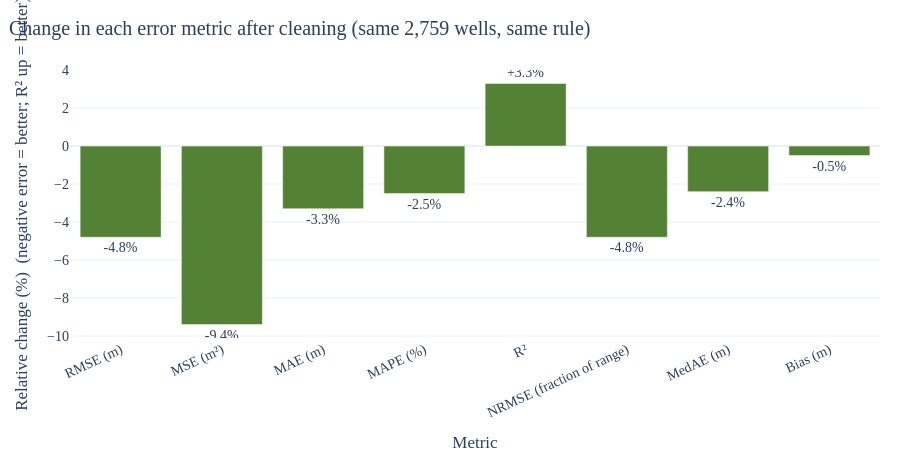

The code cell stored with this chart in its notebook:
### Markdown cell above
**Error metrics before vs after cleaning.** Preprocessing makes no predictions, so we score the *data*: a fixed past-only rule (predict each 2018-2022 reading with the same season one year earlier) is applied to the **raw** values and to the **cleaned** values of the same 2,759 wells. If cleaning improves the data, the same rule scores better. The authors' cleaning blanked 1,217 implausible raw readings and changed none; our own pipeline only adds flags.

### Code cell
cmp_ = pd.read_csv(ROOT / "reports" / "tables" / "error_metrics_comparison.csv")
cmp_ = cmp_[cmp_.comparison.str.startswith("A") & (cmp_.rule == "same season last year")].copy()
cmp_["metric"] = cmp_.metric.str.replace("�", "²").str.replace("R2", "R²")
cmp_["change_%"] = 100 * (cmp_.after - cmp_.before) / cmp_.before.abs()
display(cmp_[["metric", "before", "after", "change_%", "verdict"]].round(3).rename(columns={"before": "before (raw)", "after": "after (cleaned)"}))
fig = go.Figure(go.Bar(x=cmp_.metric, y=cmp_["change_%"].round(1), marker_color=[PAL["G"] if v == "better" else PAL["B"] for v in cmp_.verdict],
                       text=[f"{v:+.1f}%" for v in cmp_["change_%"]], textposition="outside"))
show(fig, "Change in each error metric after cleaning (same 2,759 wells, same rule)", "Metric", "Relative change (%)  (negative error = better; R² up = better)", h=460, xaxis_tickangle=-25)
check("all eight preprocessing metrics improve after cleaning", (cmp_.verdict == "better").all() and len(cmp_) == 8)

### Figure 1 — Plotly figure (JSON) as saved in the notebook; plotly's stock layout.template omitted (floating-point values rounded to 4 significant figures)
{"data": [{"marker": {"color": ["#548235", "#548235", "#548235", "#548235", "#548235", "#548235", "#548235", "#548235"]}, "text": ["-4.8%", "-9.4%", "-3.3%", "-2.5%", "+3.3%", "-4.8%", "-2.4%", "-0.5%"], "textposition": "outside", "type": "bar", "x": ["RMSE (m)", "MSE (m²)", "MAE (m)", "MAPE (%)", "R²", "NRMSE (fraction of range)", "MedAE (m)", "Bias (m)"], "y": [-4.8, -9.4, -3.3, -2.5, 3.3, -4.8, -2.4, -0.5]}], "layout": {"font": {"family": "Times New Roman", "size": 14}, "height": 460, "legend": {"orientation": "h", "y": -0.3}, "margin": {"b": 70, "l": 70, "r": 20, "t": 70}, "title": {"text": "Change in each error metric after cleaning (same 2,759 wells, same rule)", "x": 0.01}, "xaxis": {"tickangle": -25, "title": {"text": "Metric"}}, "yaxis": {"title": {"text": "Relative change (%)  (negative error = better; R² up = better)"}}}}
